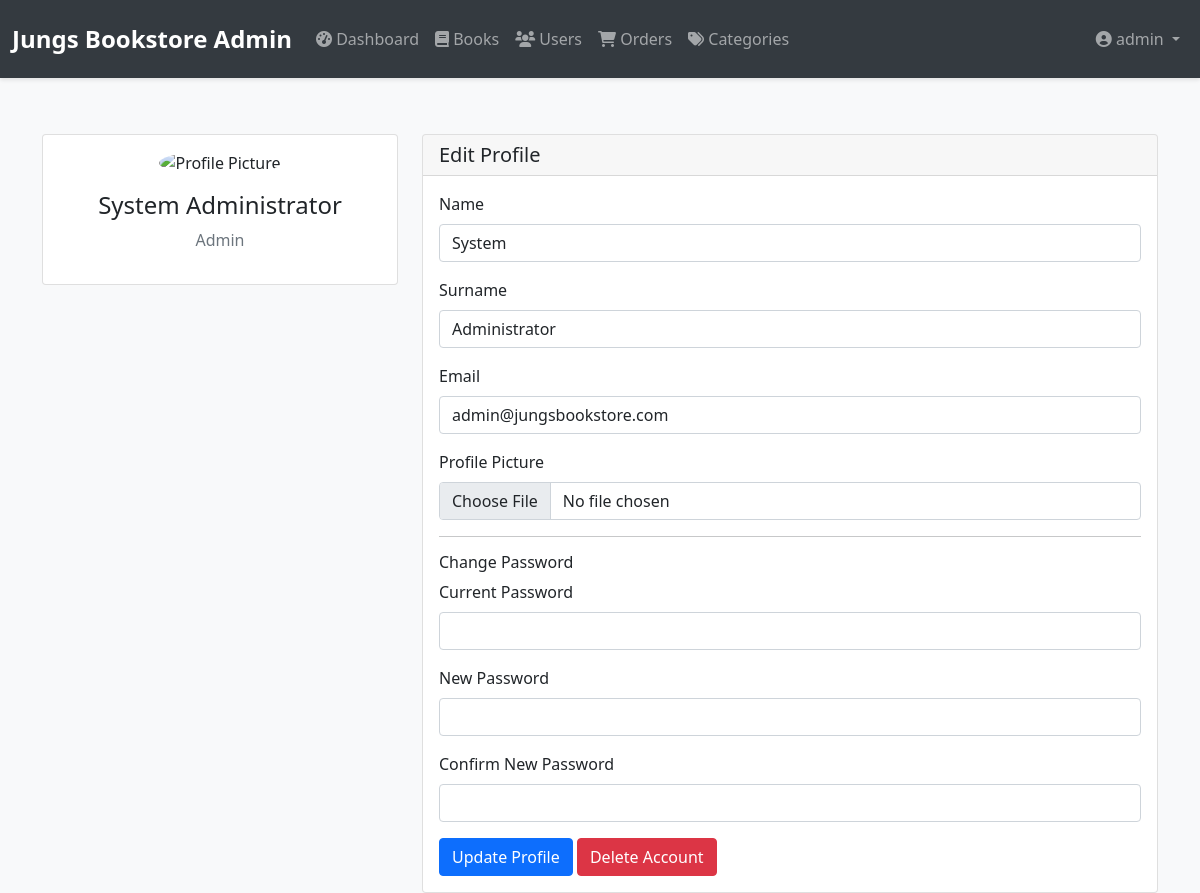
Screenshot of /admin/profile.php (signed in) with the database file from the repository.
### tables this page shows
CREATE TABLE `users` (
  `id` int(11) NOT NULL,
  `username` varchar(50) NOT NULL,
  `name` varchar(50) NOT NULL,
  `surname` varchar(50) NOT NULL,
  `email` varchar(100) NOT NULL,
  `password` varchar(255) NOT NULL,
  `user_type` enum('admin','user') DEFAULT 'user',
  `profile_picture` varchar(255) DEFAULT NULL,
  `created_at` timestamp NOT NULL DEFAULT current_timestamp()
);

### admin/profile.php (the view, shortened to what this page needs)
<?php
require_once '../config/database.php';
$sql = "SELECT * FROM users WHERE id = ?";
if ($stmt = mysqli_prepare($conn, $sql)) {
    mysqli_stmt_bind_param($stmt, "i", $_SESSION["user_id"]);
    mysqli_stmt_execute($stmt);
    $result = mysqli_stmt_get_result($stmt);
    $user = mysqli_fetch_assoc($result);
}
?>
<!DOCTYPE html>
<html lang="en">
<head>
    <link href="https://cdn.jsdelivr.net/npm/bootstrap@5.1.3/dist/css/bootstrap.min.css" rel="stylesheet">
    <link rel="stylesheet" href="https://cdnjs.cloudflare.com/ajax/libs/font-awesome/6.0.0/css/all.min.css">
    <link rel="stylesheet" href="../assets/css/style.css">
</head>
<body>
    <?php include 'includes/header.php'; ?>
    <div class="container mt-4">
        <div class="row">
            <div class="col-md-4">
                <div class="card">
                    <div class="card-body text-center">
                        <img src="<?php echo $user['profile_picture'] ? '../' . $user['profile_picture'] : '../assets/images/default-profile.jpg'; ?>"
                             alt="Profile Picture"
                             class="rounded-circle mb-3 profile-picture">
                        <h4><?php echo htmlspecialchars($user['name'] . ' ' . $user['surname']); ?></h4>
                        <p class="text-muted"><?php echo ucfirst($user['user_type']); ?></p>
                    </div>
                </div>
            </div>
            <div class="col-md-8">
                <div class="card">
                    <div class="card-header">
                        <h5 class="mb-0">Edit Profile</h5>
                    </div>
                    <div class="card-body">
                        <form action="" method="post" enctype="multipart/form-data">
                            <div class="mb-3">
                                <label for="name" class="form-label">Name</label>
                                <input type="text" class="form-control" id="name" name="name" value="<?php echo htmlspecialchars($user['name']); ?>" required>
                            </div>
                            <div class="mb-3">
                                <label for="surname" class="form-label">Surname</label>
                                <input type="text" class="form-control" id="surname" name="surname" value="<?php echo htmlspecialchars($user['surname']); ?>" required>
                            </div>
                            <div class="mb-3">
                                <label for="email" class="form-label">Email</label>
                                <input type="email" class="form-control" id="email" name="email" value="<?php echo htmlspecialchars($user['email']); ?>" required>
                            </div>
                            <div class="mb-3">
                                <label for="profile_picture" class="form-label">Profile Picture</label>
                                <input type="file" class="form-control" id="profile_picture" name="profile_picture" accept="image/*">
                            </div>
                            <hr>
                            <h6>Change Password</h6>
                            <div class="mb-3">
                                <label for="current_password" class="form-label">Current Password</label>
                                <input type="password" class="form-control" id="current_password" name="current_password">
                            </div>
                            <div class="mb-3">
                                <label for="new_password" class="form-label">New Password</label>
                                <input type="password" class="form-control" id="new_password" name="new_password">
                            </div>
                            <div class="mb-3">
                                <label for="confirm_password" class="form-label">Confirm New Password</label>
                                <input type="password" class="form-control" id="confirm_password" name="confirm_password">
                            </div>
                            <button type="submit" name="update_profile" class="btn btn-primary">Update Profile</button>
                            <button type="button" class="btn btn-danger" data-bs-toggle="modal" data-bs-target="#deleteAccountModal">
                                Delete Account
                            </button>
                        </form>
                    </div>
                </div>
            </div>
        </div>
    </div>
</body>
</html>

### assets/css/style.css (style rules this page uses)
body { min-height: 100vh; display: flex; flex-direction: column; background-color: #f8f9fa; }
.container { flex: 1; }
.btn-primary { background-color: #0d6efd; border-color: #0d6efd; }
.profile-picture { width: 150px; height: 150px; border-radius: 50%; object-fit: cover; }

### rows the page displays
users: name+surname "System Administrator", user_type "Admin", name "System", surname "Administrator", email "admin@jungsbookstore.com"

### other values shown
$_SESSION['username'] "admin"
